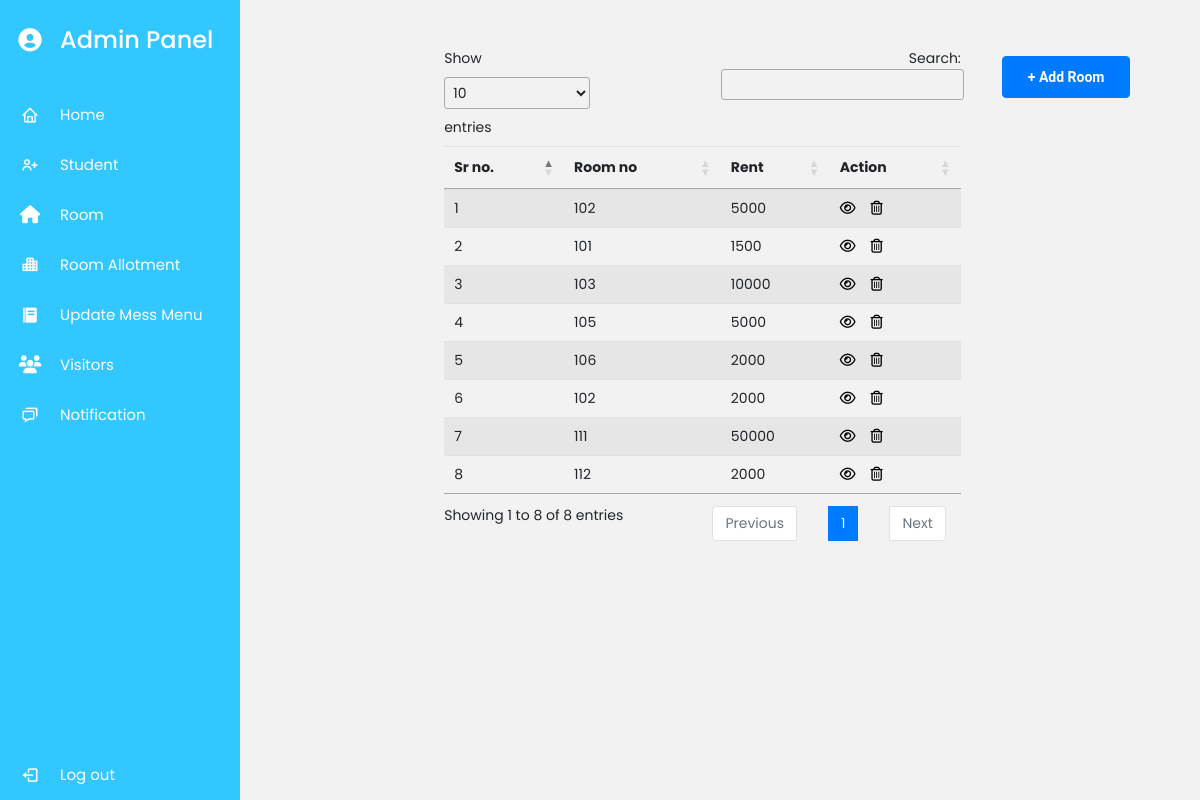
Before: /room/ (signed in) with the older database file.
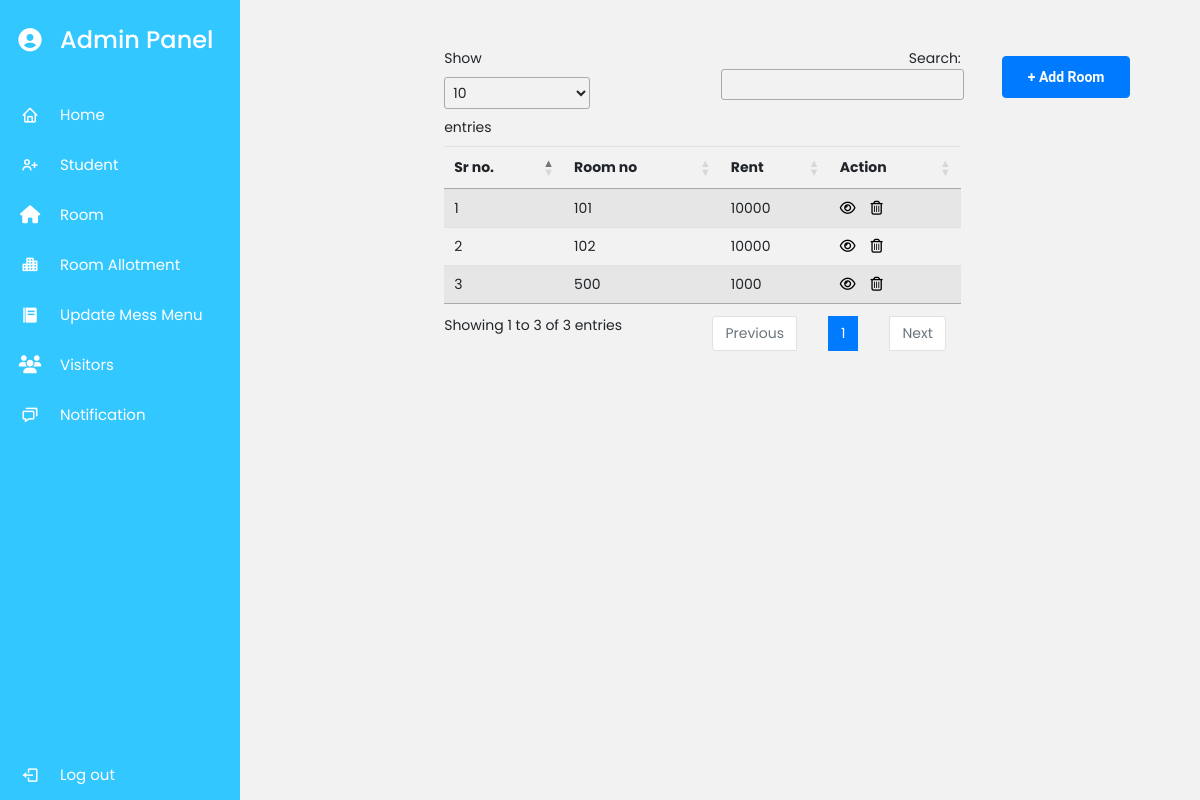
After: the same page with the newer database file.
### myapp/models.py (models this page shows, shortened)
class Room(models.Model):
    Details = models.CharField(max_length=150,null=True)
    Room_no = models.CharField(max_length=5,null=True)
    Beds = models.CharField(max_length=5,null=True)
    Rent = models.CharField(max_length=5,null=True)
    Floor = models.CharField(max_length=5,null=True)
    Type = models.CharField(max_length=10,null=True)
    Image = models.ImageField(upload_to='room_img',null=True)

### myapp/views.py (the view)
# urls.py: path('room/',views.view_room,name='view_room'),
def view_room(request):
    if request.user.is_superuser:
        rom = Room.objects.all()
        return render(request, "view-room.html", {'rom': rom})
    else:
        return redirect("Home")

### myapp/templates/view-room.html (shortened to what this page needs)
{% extends 'admindash.html' %}
{% block content %}
   <div class="col-lg-8">
       <div class="row justify-content-around ml-8 mt-5">
           <div class="col-lg-8">
                   <a href="{% url 'add_room' %}" class='btn btn-primary my-2  float-end' style="    position: absolute;
                   margin-left: 102%;">+ Add Room </a>
                   <table class="table table-striped" id="geniustable55" >
                        <thead>
                            <tr>
                              <th scope="col">Sr no.</th>
                              <th scope="col">Room no</th>
                              <th scope="col">Rent</th>
                              <th scope="col">Action</th>
                            </tr>
                          </thead>
                          {% if rom %}
                          <tbody>
                              {% for i in rom %}
                            <tr>
                            <td>{{forloop.counter}}</td>
                              <td>{{i.Room_no}}</td>
                              <td>{{i.Rent}}</td>
                              <td><a href="{% url 'edit_room' i.id %}" style="color:black;"><i class="fa fa-eye" aria-hidden="true"></i></a>  &nbsp&nbsp&nbsp<a href="{% url 'delete_room' i.id%}"style="color:black;"><i class="fa fa-trash-o" aria-hidden="true"onclick="return confirm('Are you sure you want to remove')"></i></a></td>
                            </tr>
                            {% endfor %}
                          </tbody>
                          {% endif %}
                        </table>
           </div>
           </div>
{% endblock content %}

Changed rows visible on the page:
removed Room: Room_no "105", Rent "5000"
removed Room: Room_no "106", Rent "2000"
removed Room: Room_no "102", Rent "2000"
removed Room: Room_no "111", Rent "50000"
removed Room: Room_no "112", Rent "2000"
changed Room (number 1 of 3 on the later page): Room_no "102" → "101"; Rent "5000" → "10000"
changed Room (number 2 of 3 on the later page): Room_no "101" → "102"; Rent "1500" → "10000"
changed Room (number 3 of 3 on the later page): Room_no "103" → "500"; Rent "10000" → "1000"
Other visible differences:
text written by a page script: "Show entries Search: Showing 1 to 8 of 8 entries Previous 1 Next" → "Show entries Search: Showing 1 to 3 of 3 entries Previous 1 Next"
